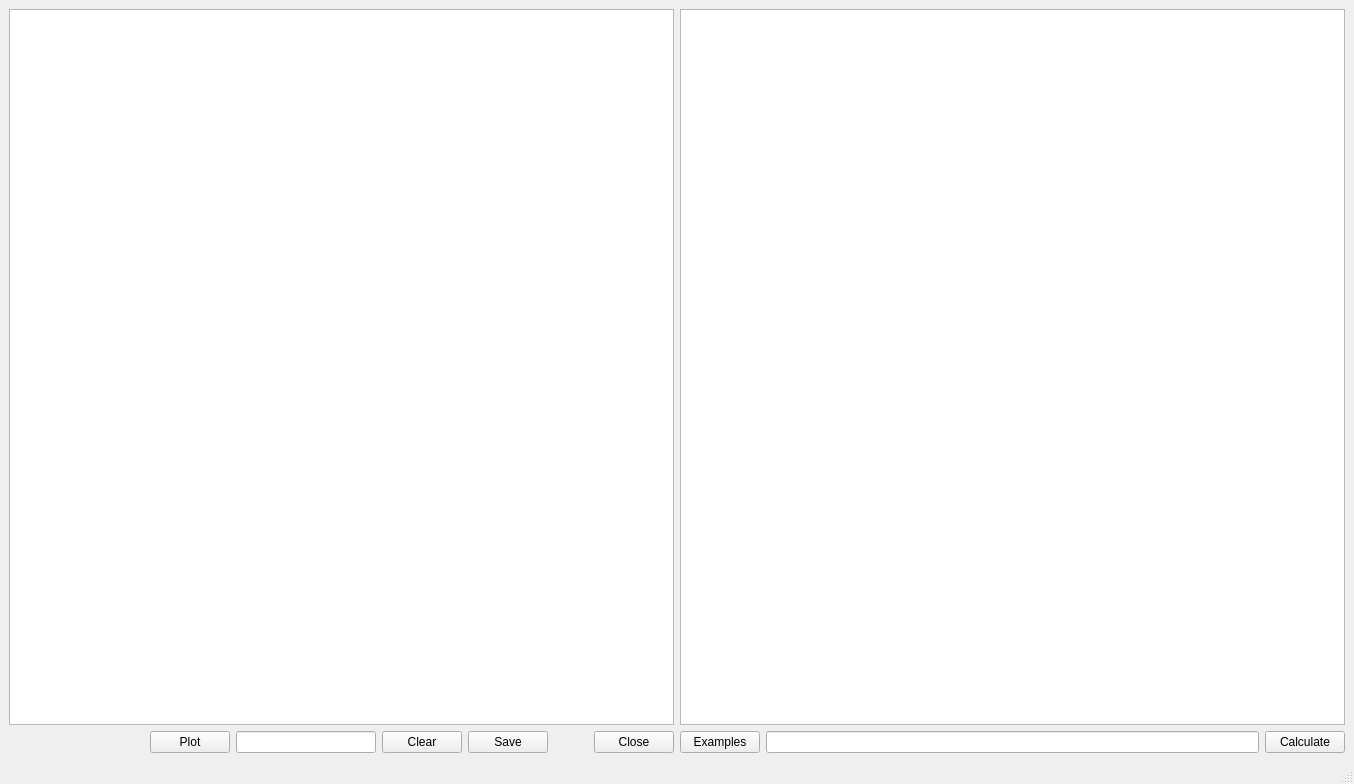
<?xml version="1.0" encoding="UTF-8"?>
<ui version="4.0">
 <class>MainWindow</class>
 <widget class="QMainWindow" name="MainWindow">
  <property name="geometry">
   <rect>
    <x>0</x>
    <y>0</y>
    <width>1354</width>
    <height>784</height>
   </rect>
  </property>
  <property name="windowTitle">
   <string>MainWindow</string>
  </property>
  <widget class="QWidget" name="centralwidget">
   <layout class="QGridLayout" name="gridLayout">
    <item row="0" column="0">
     <widget class="ResultView1D" name="graphicsView_result"/>
    </item>
    <item row="1" column="0">
     <layout class="QHBoxLayout" name="horizontalLayout">
      <item>
       <spacer name="horizontalSpacer">
        <property name="orientation">
         <enum>Qt::Horizontal</enum>
        </property>
        <property name="sizeHint" stdset="0">
         <size>
          <width>40</width>
          <height>20</height>
         </size>
        </property>
       </spacer>
      </item>
      <item>
       <widget class="QPushButton" name="pushButton_plotTableData">
        <property name="text">
         <string>Plot</string>
        </property>
       </widget>
      </item>
      <item>
       <widget class="QLineEdit" name="lineEdit_tableColsToPlot"/>
      </item>
      <item>
       <widget class="QPushButton" name="pushButton_clearImage">
        <property name="text">
         <string>Clear</string>
        </property>
       </widget>
      </item>
      <item>
       <widget class="QPushButton" name="pushButton_saveResult">
        <property name="text">
         <string>Save</string>
        </property>
       </widget>
      </item>
      <item>
       <spacer name="horizontalSpacer_2">
        <property name="orientation">
         <enum>Qt::Horizontal</enum>
        </property>
        <property name="sizeType">
         <enum>QSizePolicy::Ignored</enum>
        </property>
        <property name="sizeHint" stdset="0">
         <size>
          <width>40</width>
          <height>20</height>
         </size>
        </property>
       </spacer>
      </item>
      <item>
       <widget class="QPushButton" name="pushButton_closeWindow">
        <property name="text">
         <string>Close</string>
        </property>
       </widget>
      </item>
     </layout>
    </item>
    <item row="0" column="1">
     <widget class="IntegratedCountsTable" name="tableView_result"/>
    </item>
    <item row="1" column="1">
     <layout class="QHBoxLayout" name="horizontalLayout_2">
      <item>
       <widget class="QPushButton" name="pushButton_showExamples">
        <property name="text">
         <string>Examples</string>
        </property>
       </widget>
      </item>
      <item>
       <widget class="QLineEdit" name="lineEdit_roiFormular"/>
      </item>
      <item>
       <widget class="QPushButton" name="pushButton_calculate">
        <property name="text">
         <string>Calculate</string>
        </property>
       </widget>
      </item>
     </layout>
    </item>
   </layout>
  </widget>
  <widget class="QMenuBar" name="menubar">
   <property name="geometry">
    <rect>
     <x>0</x>
     <y>0</y>
     <width>1354</width>
     <height>22</height>
    </rect>
   </property>
  </widget>
  <widget class="QStatusBar" name="statusbar"/>
 </widget>
 <customwidgets>
  <customwidget>
   <class>ResultView1D</class>
   <extends>QGraphicsView</extends>
   <header>resultview1d.h</header>
  </customwidget>
  <customwidget>
   <class>IntegratedCountsTable</class>
   <extends>QTableView</extends>
   <header>tablewidgets.h</header>
  </customwidget>
 </customwidgets>
 <resources/>
 <connections/>
</ui>
